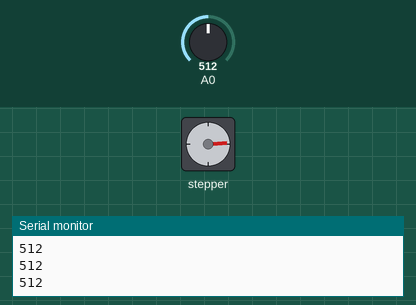
Recording of a sketch running on a simulated Arduino Uno, built with avr-gcc and run on an emulated ATmega328P. On the bench: stepper motor, the last lines printed to the serial monitor. The inputs (shaded band) are chosen by the test bench; at power-on: A0 = 512. Stepper angles assume 100 steps per turn.

Above: at 3.8 s.
3.9 s: A0 set to 716
At 5.9 s:
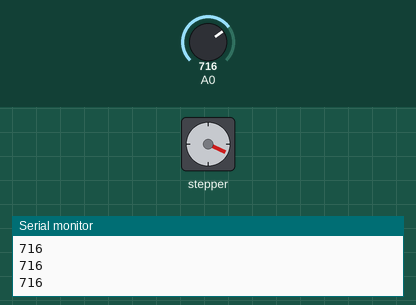
6.6 s: A0 set to 1023
At 9.2 s:
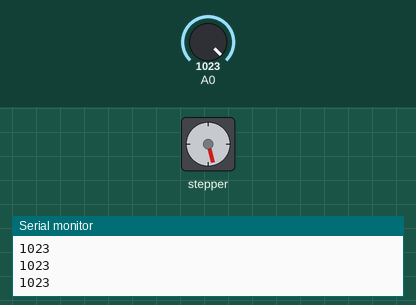
9.6 s: A0 set to 900
At 10.9 s:
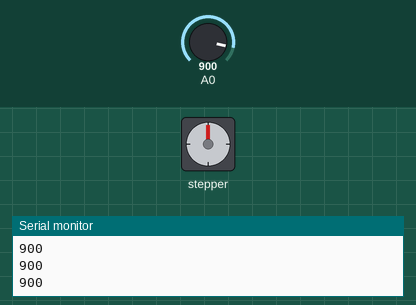
11.8 s: A0 set to 306
At 12.27 s:
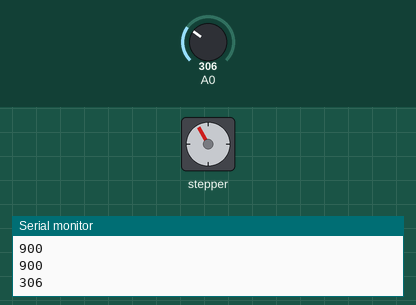
14.8 s: A0 set to 122
17.8 s: A0 set to 511
At 18.27 s:
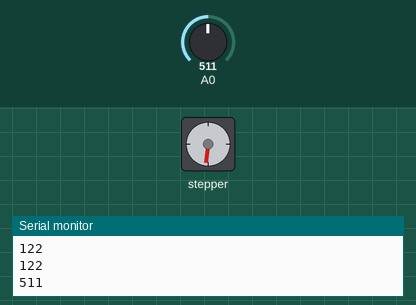
Timing chart, 0 to 21.7 s (numbered marks = the images above; inputs shaded):
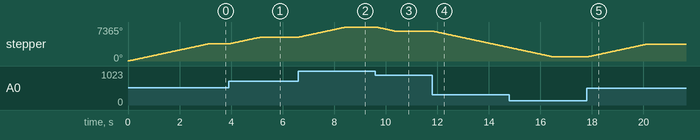

Measured:
- after the input at 3.9 s, stepper: turns 1469° clockwise in 1.2 s, starting at once
- after the input at 6.6 s, stepper: turns 2210° clockwise in 1.9 s, starting at once
- after the input at 9.6 s, stepper: turns 885° counter-clockwise in 0.73 s, starting at once
- after the input at 11.8 s, stepper: keeps turning counter-clockwise at about 1197°/s, starting at once
- after the input at 17.8 s, stepper: turns 2801° clockwise in 2.3 s, starting at once
- by itself, stepper: turns 3686° clockwise in 3.1 s

The sketch:

sketch_mar14c.ino
```cpp
#include <Stepper.h>

// the steps of a circle
#define STEPS 100

// set steps and the connection
// Create instances in which we specify the pins to which we have connected the Stepper motor.
Stepper stepper(STEPS, 2, 4, 3, 5);

//stores previous value
int previous = 0;

void setup() {
  Serial.begin(9600);
  // put your setup code here, to run once:
  // The speed can range between 0 to 200
  stepper.setSpeed(200);
}

void loop() {
  // put your main code here, to run repeatedly:
  int val = analogRead(0);

  Serial.println(val);
  //  Since we have 32 steps and 64 as the gear ratio we need to move 2048 (32*64=2048),
  // to make one complete rotation.
  // our analogRead max in 1024 so we multiply by 2
  val = val * 2;
  stepper.step(val - previous);

  previous = val;

}
```
